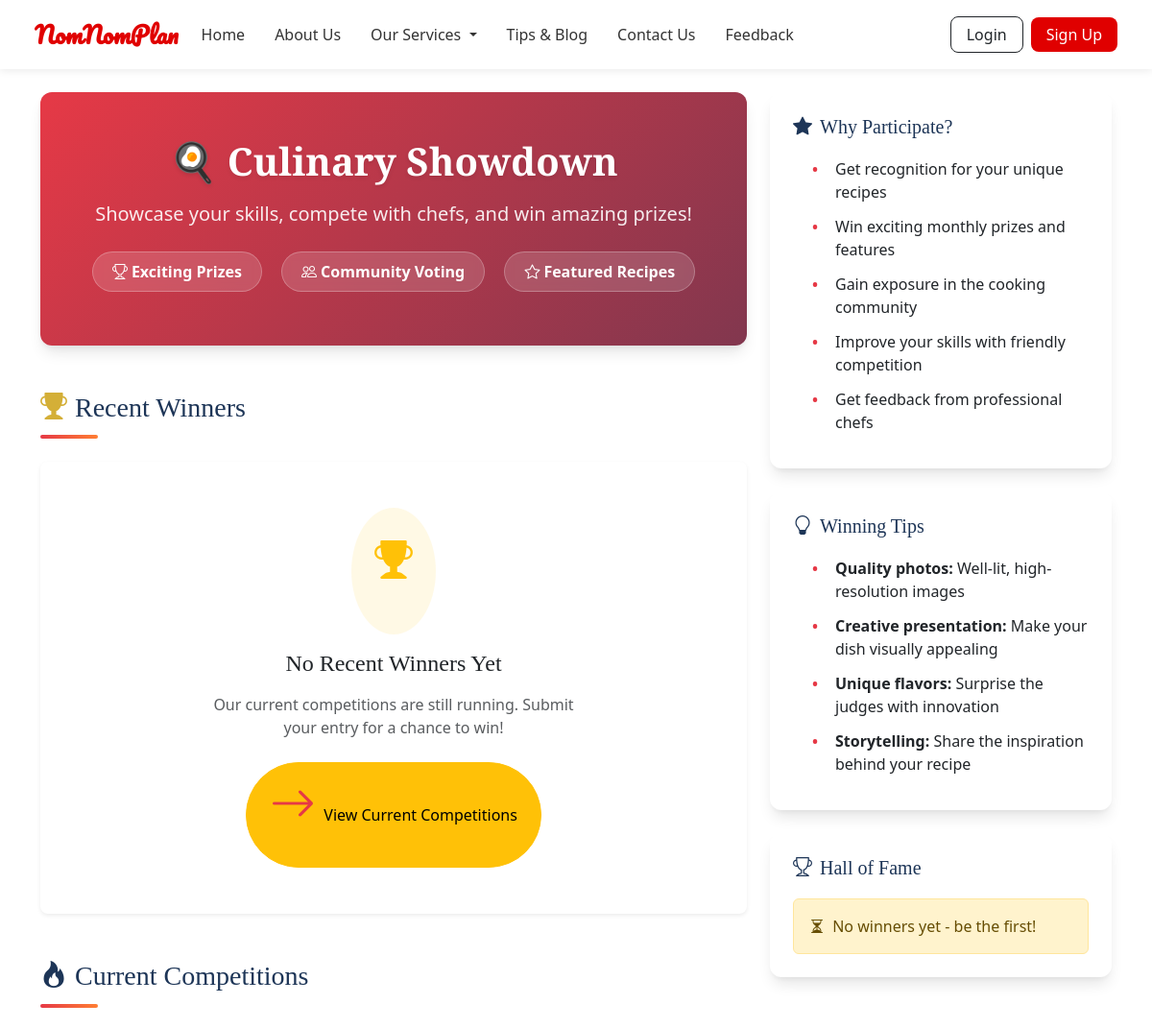
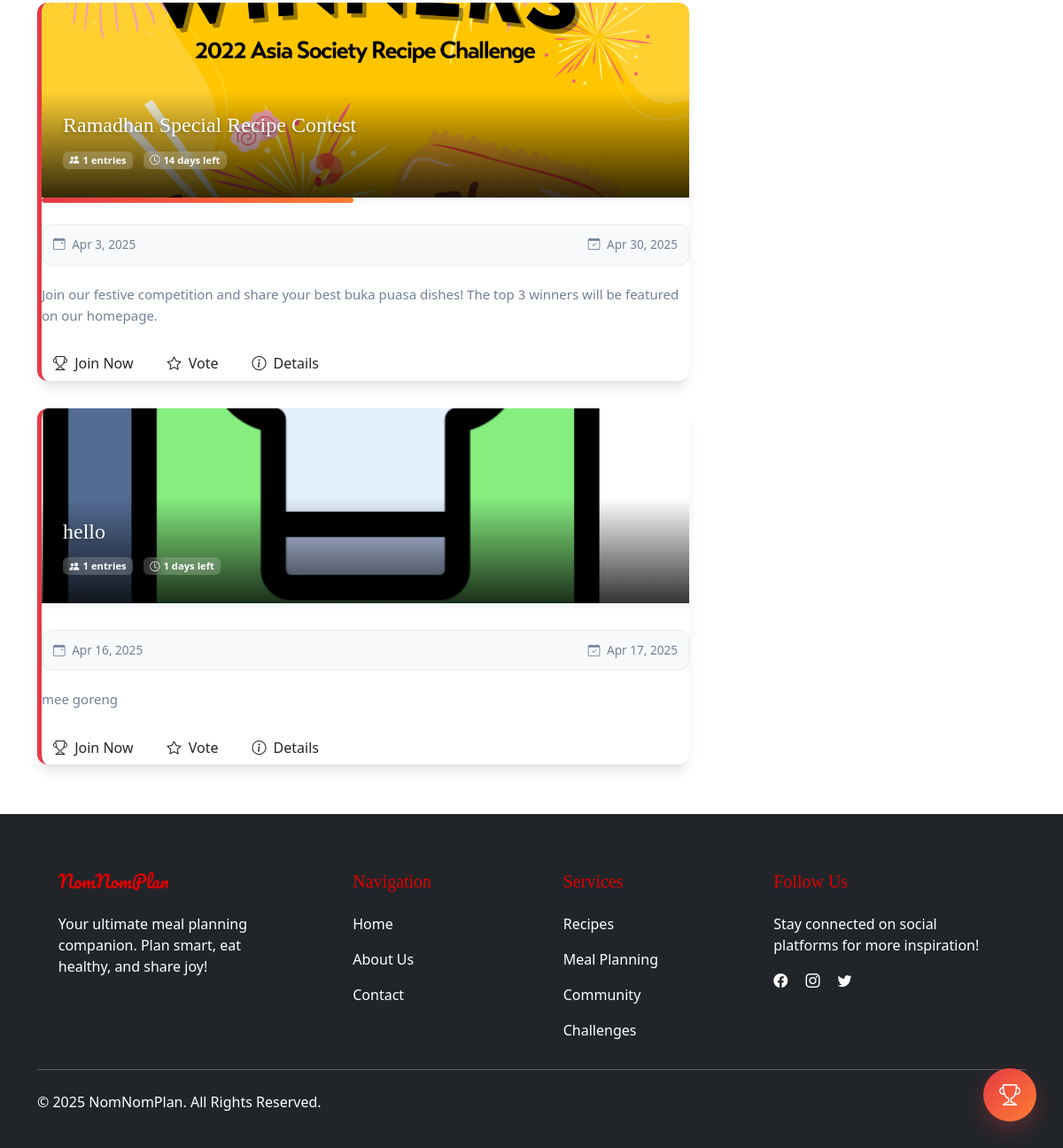
/competition-module/competition.php, run on the app's committed database (2 pictures, top to bottom).
### tables this page shows
CREATE TABLE `competitions` (
  `competition_id` int(11) NOT NULL,
  `title` varchar(100) NOT NULL,
  `description` text DEFAULT NULL,
  `start_date` date NOT NULL,
  `end_date` date NOT NULL,
  `winner_id` int(11) DEFAULT NULL,
  `winner_token` varchar(64) DEFAULT NULL,
  `announced_at` datetime DEFAULT NULL,
  `winning_recipe_id` int(11) DEFAULT NULL,
  `winner_announced_at` datetime DEFAULT NULL,
  `leading_recipe_id` int(11) DEFAULT NULL,
  `prize` varchar(100) DEFAULT NULL,
  `image_url` varchar(255) DEFAULT NULL,
  `created_at` timestamp NOT NULL DEFAULT current_timestamp(),
  `updated_at` timestamp NOT NULL DEFAULT current_timestamp() ON UPDATE current_timestamp(),
  `status` varchar(50) DEFAULT 'active',
  `winner_announced` tinyint(1) DEFAULT 0,
  `winner_recipe_id` int(11) DEFAULT NULL,
  `is_featured` tinyint(1) DEFAULT 0,
  `winner_name` varchar(255) DEFAULT NULL
);

### competition-module/competition.php (the view, shortened to what this page needs)
<?php
include '../includes/db.php';
$sql = "
    SELECT
        c.*,
        COUNT(e.entry_id) AS entry_count,
        u.name AS winner_name,  -- Changed from c.winner_name to get from users table
        u.avatar_url AS winner_avatar, -- Added
        r.title AS winning_recipe_title,
        r.image_url AS winning_recipe_image,
        r.id AS winning_recipe_id,
        MAX(CASE WHEN e.status = 'winner' THEN 1 ELSE 0 END) AS has_winner
    FROM competitions c
    LEFT JOIN competition_entries e ON c.competition_id = e.competition_id
    LEFT JOIN users u ON c.winner_id = u.id  -- Added join to users
    LEFT JOIN recipes r ON c.winning_recipe_id = r.id
    WHERE (c.status = 'active' AND c.end_date > NOW())
       OR c.status = 'completed'
    GROUP BY c.competition_id
    ORDER BY
        CASE WHEN c.status = 'active' THEN 0 ELSE 1 END,
        c.end_date DESC  -- Changed to end_date for more logical ordering
";
$result = $conn->query($sql);
?>
<!DOCTYPE html>
<html lang="en">
<head>
    <link href="https://cdn.jsdelivr.net/npm/bootstrap@5.3.2/dist/css/bootstrap.min.css" rel="stylesheet">
    <link href="https://cdn.jsdelivr.net/npm/bootstrap-icons@1.10.5/font/bootstrap-icons.css" rel="stylesheet">
    <link rel="stylesheet" href="https://cdnjs.cloudflare.com/ajax/libs/animate.css/4.1.1/animate.min.css">
</head>
<body class="d-flex flex-column min-vh-100">
<?php include '../navbar.php'; ?>
<main class="container py-4">
    <div class="row">
        <div class="col-lg-8">
            <div class="page-header animate__animated animate__fadeIn">
                <div class="page-header-content">
                    <h1 class="display-5 fw-bold mb-3">🍳 Culinary Showdown</h1>
                    <p class="lead mb-4">Showcase your skills, compete with chefs, and win amazing prizes!</p>
                    <div>
                        <span class="header-badge"><i class="bi bi-trophy me-1"></i>Exciting Prizes</span>
                        <span class="header-badge"><i class="bi bi-people me-1"></i>Community Voting</span>
                        <span class="header-badge"><i class="bi bi-star me-1"></i>Featured Recipes</span>
                    </div>
                </div>
            </div>
<h3 class="section-title animate__animated animate__fadeIn">
    <i class="bi bi-trophy-fill me-2" style="color: var(--gold-color);"></i>Recent Winners
</h3>
<div class="row g-4 mb-5">
    <?php
    $result->data_seek(0);
    $winner_shown = false;
    ?>
    <?php
    if (!$winner_shown):
    ?>
    <div class="col-12 animate__animated animate__fadeIn">
        <div class="empty-state text-center p-5 bg-white rounded-3 shadow-sm">
            <div class="icon-wrapper bg-warning bg-opacity-10 rounded-circle p-4 mb-3 d-inline-block">
                <i class="bi bi-trophy-fill fs-1 text-warning"></i>
            </div>
            <h4 class="mb-3">No Recent Winners Yet</h4>
            <p class="text-muted mb-4">Our current competitions are still running. Submit your entry for a chance to win!</p>
            <a href="#current-competitions" class="btn btn-warning rounded-pill px-4">
                <i class="bi bi-arrow-right me-1"></i> View Current Competitions
            </a>
        </div>
    </div>
    <?php endif; ?>
</div>
            <h3 id="current-competitions" class="section-title animate__animated animate__fadeIn"><i class="bi bi-fire me-2"></i>Current Competitions</h3>
            <?php
            $result->data_seek(0);
            while ($competition = $result->fetch_assoc()):
                $is_active = ($competition['status'] == 'active' && strtotime($competition['end_date']) > time());
                if ($is_active):
                    $days_remaining = ceil((strtotime($competition['end_date']) - time()) / (60 * 60 * 24));
                    $is_featured = $competition['is_featured'] ?? false;
                    $total_days = ceil((strtotime($competition['end_date']) - strtotime($competition['start_date'])) / (60 * 60 * 24));
                    $days_passed = $total_days - $days_remaining;
                    $progress_percent = ($days_passed / $total_days) * 100;
            ?>
                <div class="competition-card active animate__animated animate__fadeInUp <?= $is_featured ? 'featured-competition' : '' ?>">
                    <div class="card-img-container">
                        <img src="<?= htmlspecialchars($competition['image_url'] ?? '../assets/images/default-competition.jpg') ?>"
                            class="card-img-top" alt="<?= htmlspecialchars($competition['title']) ?>">
                        <div class="card-overlay">
                            <h3><?= htmlspecialchars($competition['title']) ?></h3>
                            <span class="badge"><i class="bi bi-people-fill me-1"></i><?= $competition['entry_count'] ?> entries</span>
                            <span class="badge"><i class="bi bi-clock me-1"></i><?= $days_remaining > 0 ? "$days_remaining days left" : "Ending today" ?></span>
                        </div>
                    </div>
                    <div class="card-body">
                        <div class="time-progress">
                            <div class="time-progress-bar" style="width: <?= $progress_percent ?>%"></div>
                        </div>
                        <div class="competition-dates">
                            <span><i class="bi bi-calendar-event me-1"></i> <?= date('M j, Y', strtotime($competition['start_date'])) ?></span>
                            <span><i class="bi bi-calendar-check me-1"></i> <?= date('M j, Y', strtotime($competition['end_date'])) ?></span>
                        </div>
                        <p class="competition-description"><?= htmlspecialchars($competition['description']) ?></p>
                        <div class="card-actions">
                            <a href="submit-competition-entry.php?id=<?= $competition['competition_id'] ?>" class="btn btn-join">
                                <i class="bi bi-trophy me-1"></i> Join Now
                            </a>
                            <a href="vote-entries.php?id=<?= $competition['competition_id'] ?>" class="btn btn-vote">
                                <i class="bi bi-star me-1"></i> Vote
                            </a>
                            <a href="view-competition-details.php?id=<?= $competition['competition_id'] ?>" class="btn btn-details">
                                <i class="bi bi-info-circle me-1"></i> Details
                            </a>
                        </div>
                    </div>
                </div>
            <?php
                endif;
            endwhile;
            ?>
        </div>
        <div class="col-lg-4">
            <div class="sticky-top" style="top: 20px;">
                <div class="sidebar-card animate__animated animate__fadeInRight">
                    <h5><i class="bi bi-star-fill"></i> Why Participate?</h5>
                    <ul>
                        <li>Get recognition for your unique recipes</li>
                        <li>Win exciting monthly prizes and features</li>
                        <li>Gain exposure in the cooking community</li>
                        <li>Improve your skills with friendly competition</li>
                        <li>Get feedback from professional chefs</li>
                    </ul>
                </div>
                <div class="sidebar-card animate__animated animate__fadeInRight animate__delay-1s">
                    <h5><i class="bi bi-lightbulb"></i> Winning Tips</h5>
                    <ul>
                        <li><strong>Quality photos:</strong> Well-lit, high-resolution images</li>
                        <li><strong>Creative presentation:</strong> Make your dish visually appealing</li>
                        <li><strong>Unique flavors:</strong> Surprise the judges with innovation</li>
                        <li><strong>Storytelling:</strong> Share the inspiration behind your recipe</li>
                    </ul>
                </div>
                <div class="sidebar-card animate__animated animate__fadeInRight animate__delay-2s">
                    <h5><i class="bi bi-trophy"></i> Hall of Fame</h5>
                    <?php
                    $top_winners_sql = "SELECT u.name, u.avatar_url, c.title as competition_title,
                                      COUNT(*) as win_count
                                      FROM competitions c
                                      JOIN users u ON c.winner_id = u.id
                                      WHERE c.status = 'completed' AND c.winner_id IS NOT NULL
                                      GROUP BY u.id
                                      ORDER BY win_count DESC
                                      LIMIT 3";
                    $top_winners_result = $conn->query($top_winners_sql);
                    if ($top_winners_result->num_rows > 0):
                        $place = 1;
                        while ($winner = $top_winners_result->fetch_assoc()):
                            $badge_color = $place == 1 ? 'var(--gold-color)' :
                                          ($place == 2 ? 'var(--silver-color)' : 'var(--bronze-color)');
                    ?>
                    <div class="d-flex align-items-center mb-3">
                        <div class="position-relative me-3">
                            <img src="<?= htmlspecialchars($winner['avatar_url'] ?? '../assets/default-avatar.jpg') ?>"
                                class="rounded-circle" width="50" height="50" alt="Top Winner">
                            <span class="position-absolute bottom-0 end-0 badge rounded-circle d-flex align-items-center justify-content-center"
                                style="width: 24px; height: 24px; background-color: <?= $badge_color ?>; color: white;">
                                <?= $place ?>
                            </span>
                        </div>
                        <div>
                            <h6 class="mb-0"><?= htmlspecialchars($winner['name']) ?></h6>
                            <small class="text-muted"><?= $winner['win_count'] ?> win<?= $winner['win_count'] > 1 ? 's' : '' ?></small>
                        </div>
                    </div>
                    <?php
                            $place++;
                        endwhile;
                    ?>
                   <a href="user-view-winner.php" class="btn btn-outline-primary w-100 mt-2">
    View Winner
</a>
                    </a>
                    <?php else: ?>
                    <div class="alert alert-warning mb-0">
                        <i class="bi bi-hourglass-split me-1"></i>
                        No winners yet - be the first!
                    </div>
                    <?php endif; ?>
                </div>
            </div>
        </div>
    </div>
</main>
<a href="#current-competitions" class="fab animate__animated animate__bounceIn animate__delay-2s">
    <i class="bi bi-trophy"></i>
</a>
<?php include '../includes/footer.php'; ?>
</body>
</html>

### navbar.php (style rules this page uses)
:root { --primary: #e00000; --secondary: rgb(238, 140, 140); }

### data on the page
competitions: image_url (picture), title "Ramadhan Special Recipe Contest", entry_count "1", end_date "14", start_date "Apr 3, 2025", end_date "Apr 30, 2025", description "Join our festive competition and share your best buka puasa dishes! The top 3 winners will be featured on our homepage."
competitions: image_url (picture), title "hello", entry_count "1", end_date "1", start_date "Apr 16, 2025", end_date "Apr 17, 2025", description "mee goreng"
